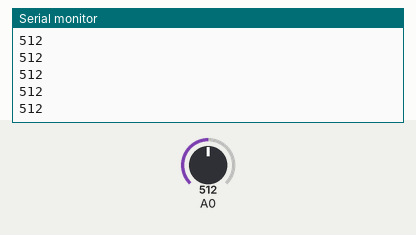
This sketch was run on a simulated Arduino Uno, built with avr-gcc and run on an emulated ATmega328P. On the bench: the last lines printed to the serial monitor. The test bench sets the inputs (shaded band); at power-on: A0 = 512.

Above: at 1.2 s.
1.3 s: A0 set to 716
At 2.0 s:
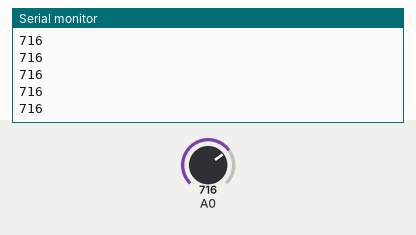
2.8 s: A0 set to 900
At 3.8 s:
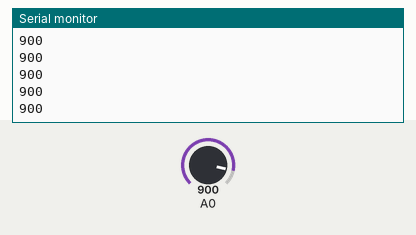
Timing chart, 0 to 5.8 s (numbered marks = the images above; inputs shaded):
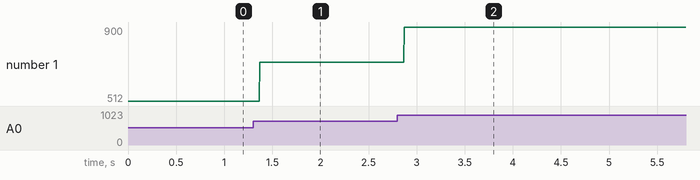

Measured:
- after the input at 1.3 s, the serial monitor: prints a new line after 0.07 s (image 1)
- after the input at 2.8 s, the serial monitor: prints a new line after 0.07 s (image 2)
- plotted number 1: 512 → 716 after the input at 1.3 s, 716 → 900 after the input at 2.8 s

The sketch:

arduivis_max_potentiometer.ino
```cpp
/*

This code is in the public domain

written by Christopher Konopka
http://cskonopka.github.io/arduivis/
http://christopherkonopka.com/

*/

void setup(){
  // create serial buffer
  Serial.begin(9600);
}

void loop(){
  // pot input
  int pot = analogRead(0);

  // write values to serial buffer
  Serial.println(pot);
}
```
